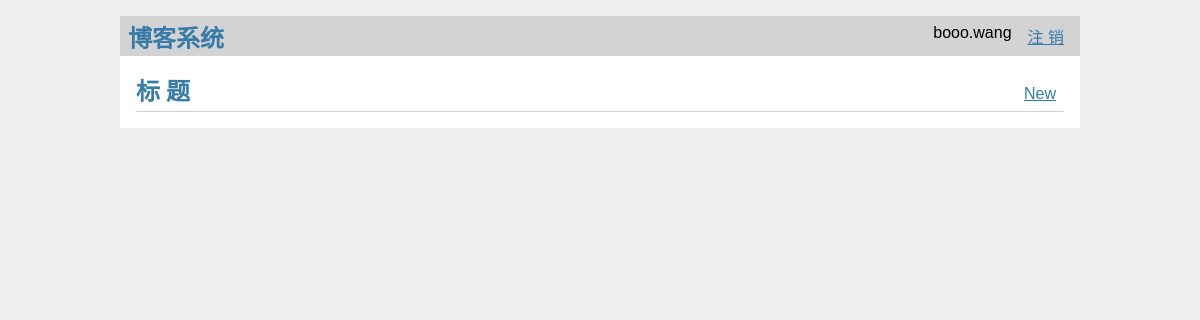
Page / (signed in) on the earlier database version.
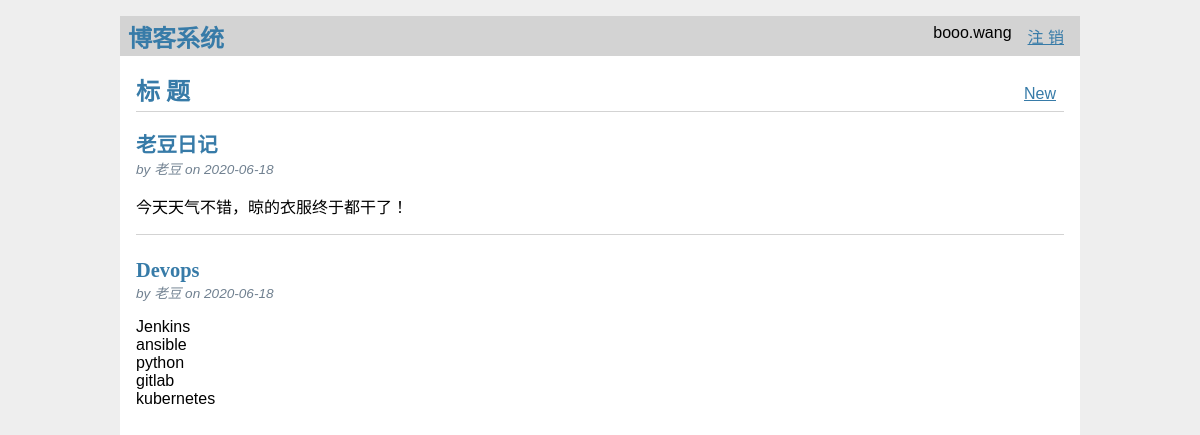
Same page on the later database version.
### tables this page shows
CREATE TABLE user(
  id INTEGER PRIMARY KEY AUTOINCREMENT,
  username TEXT UNQE NOT NULL,
  password TEXT NOT NULL
);

CREATE TABLE post(
  id INTEGER PRIMARY KEY AUTOINCREMENT,
  author_id INTEGER NOT NULL,
  created TIMESTAMP NOT NULL DEFAULT CURRENT_TIMESTAMP,
  title TEXT NOT NULL,
  body TEXT NOT NULL,
  FOREIGN KEY (author_id) REFERENCES user(id)
);

### bambo/blog.py (the view)
@bp.route('/')
def index():
    db = get_db()
    posts = db.execute(
            'SELECT p.id,title,body,created,author_id,username FROM post p JOIN user u ON p.author_id = u.id ORDER BY created DESC'
            ).fetchall()
    return render_template('blog/index.html',posts=posts)

### bambo/auth.py (called while the page is built)
@bp.before_app_request
def load_logged_in_user():
    user_id = session.get('user_id')
    if user_id is None:
        g.user = None
    else:
        g.user = get_db().execute(
                'SELECT * FROM user WHERE id = ?',(user_id,)
                ).fetchone()

### bambo/db.py (called while the page is built)
def get_db():
    if 'db' not in g:
        g.db = sqlite3.connect(
                current_app.config['DATABASE'],
                detect_types=sqlite3.PARSE_DECLTYPES
                )
        g.db.row_factory = sqlite3.Row
    return g.db

### bambo/templates/blog/index.html (shortened to what this page needs)
{% extends 'base.html' %}
{% block header %}
<h1>{% block title %}标 题{% endblock %}</h1>
{% if g.user %}
  <a class="action" href="{{ url_for('blog.create') }}">New</a>
 {% endif %}
 {% endblock %}
 {% block content %}
  {% for post in posts %}
    <article class="post">
      <header>
	<div>
		<h1>{{ post['title'] }}</h1>
		<div class="about">by {{ post['username'] }} on {{ post['created'].strftime('%Y-%m-%d') }}</div>
	</div>
</header>
<p class="body">{{ post['body'] }}</p>
{% if not loop.last %}
 <hr>
{% endif %}
{% endfor %}
{% endblock %}

### bambo/templates/base.html (shortened to what this page needs)
<!doctype html>
<link rel="stylesheet" href="{{ url_for('static',filename='style.css')}}">
<nav>
  <h1>博客系统</h1>
  <ul>
     {% if g.user %}
       <li><span>{{ g.user['username'] }}</span>
	       <li><a href="{{ url_for('auth.logout') }}">注 销</a>
     {% else %}
       <li><a href="{{ url_for('auth.register') }}">注 册</a>
       <li><a href="{{ url_for('auth.login') }}">登 陆</a>
     {% endif %}
   </ul>
</nav>
<section class="content">
  <header>
     {% block header %}{% endblock %}
  </header>
  {% block content %}{% endblock %}
</section>

### bambo/static/style.css (style rules this page uses)
h1 { font-family: serif; color: #377ba8; margin: 1rem 0; }
a { color: #377ba8; }
hr { border: none; border-top: 1px solid lightgray; }
nav { background: lightgray; display: flex; align-items: center; padding: 0 0.5rem; }
nav h1 { flex: auto; margin: 0; }
nav ul { display: flex; list-style: none; margin: 0; padding: 0; }
nav ul li a, nav ul li span, header .action { display: block; padding: 0.5rem; }
.content { padding: 0 1rem 1rem; }
.content > header { border-bottom: 1px solid lightgray; display: flex; align-items: flex-end; }
.content > header h1 { flex: auto; margin: 1rem 0 0.25rem 0; }
.post > header { display: flex; align-items: flex-end; font-size: 0.85em; }
.post > header > div:first-of-type { flex: auto; }
.post > header h1 { font-size: 1.5em; margin-bottom: 0; }
.post .about { color: slategray; font-style: italic; }
.post .body { white-space: pre-line; }
.content:last-child { margin-bottom: 0; }

Differences in the rows shown:
added post: title "老豆日记", username "老豆", created "2020-06-18", body "今天天气不错，晾的衣服终于都干了！"
added post: title "Devops", username "老豆", created "2020-06-18", body "Jenkins ansible python gitlab kubernetes"
